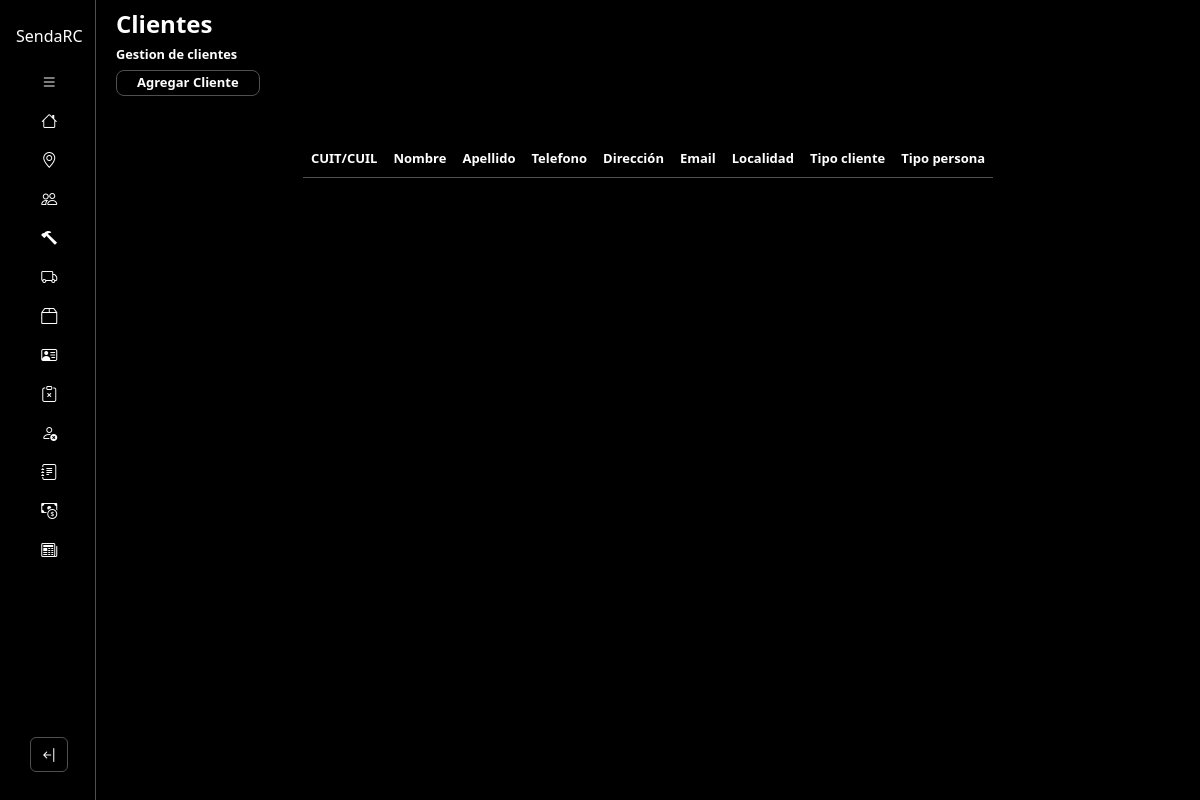
/gestionClientes/, run on an earlier commit of the app's database.
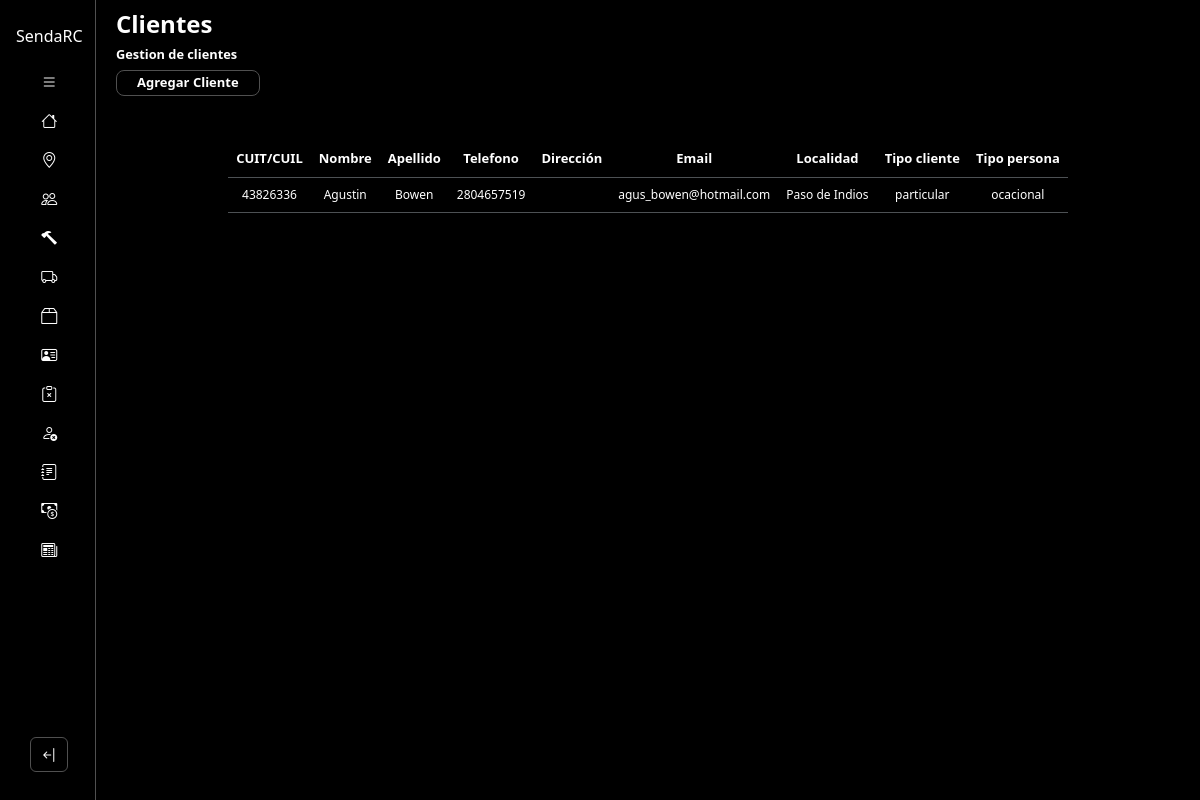
And on a later commit of the database.
### core/models.py (models this page shows)
class Cliente(models.Model):
    TIPO = {
        (1, 'Ocacional'),
        (2, 'Habitual'),
    }
    TIPOPERSONA = {
        (1, 'Particular'),
        (2, 'Juridico')
    }
    nombre = models.CharField(max_length=50)
    apellido = models.CharField(max_length=50)
    direccion = models.CharField(max_length=50,default=' ')
    tipo = models.PositiveIntegerField(choices=TIPO)
    tipoPersona = models.PositiveIntegerField(choices=TIPO)
    cuil = models.IntegerField()
    telefono = models.IntegerField()
    email = models.EmailField(max_length=254)
    localidad = models.ForeignKey(Localidad, on_delete=models.DO_NOTHING)

class Localidad(models.Model):
    cp = models.IntegerField()
    nombre = models.CharField(max_length=100)

### core/views.py (the view)
# urls.py: path('gestionClientes/', gestionClientes, name = 'gestionClientes'),
def gestionClientes(request):
    clientes = Cliente.objects.all()
    return render(request, 'cliente/gestionClientes.html', {'clientes': clientes})

### core/templates/cliente/gestionClientes.html (shortened to what this page needs)
{% extends 'layouts/baseGestion.html' %}
{% load static %}
{% block title%}
    <h1>Clientes</h1>
    <h2>Gestion de clientes</h2>
    <a href="{% url 'altaCliente' %}" class="btn-agregarEntidad">Agregar Cliente</a>
{% endblock %}
{% block listado%}
    <div class="table-responsive rounded">
        <table class="table table-dark">
            <thead>
                <tr>
                    <th scope="col">CUIT/CUIL</th>
                    <th scope="col">Nombre</th>
                    <th scope="col">Apellido</th>
                    <th scope="col">Telefono</th>
                    <th scope="col">Dirección</th>
                    <th scope="col">Email</th>
                    <th scope="col">Localidad</th>
                    <th scope="col">Tipo cliente</th>
                    <th scope="col">Tipo persona</th>
                </tr>
                </thead>
            <tbody>
                {% for cliente in clientes %}
                    <tr class="fila-tabla">
                        <td scope="row">{{ cliente.cuil }}</td>
                        <td scope="row">{{ cliente.nombre }}</td>
                        <td scope="row">{{ cliente.apellido }}</td>
                        <td scope="row">{{ cliente.telefono }}</td>
                        <td scope="row">{{ cliente.direccion }}</td>
                        <td scope="row">{{ cliente.email }}</td>
                        <td scope="row">{{ cliente.localidad.nombre }}</td>
                        <td scope="row">{{ cliente.tipo }}</td>
                        <td scope="row">{{ cliente.tipoPersona }}</td>
                    </tr>
                {% endfor %}
            </tbody>
        </table>
    </div>
{% endblock %}

What changed in the data, as far as the page shows it:
added Cliente: cuil "43826336", nombre "Agustin", apellido "Bowen", telefono "2804657519", email "agus_bowen@hotmail.com", localidad.nombre "Paso de Indios", tipo "particular", tipoPersona "ocacional"
